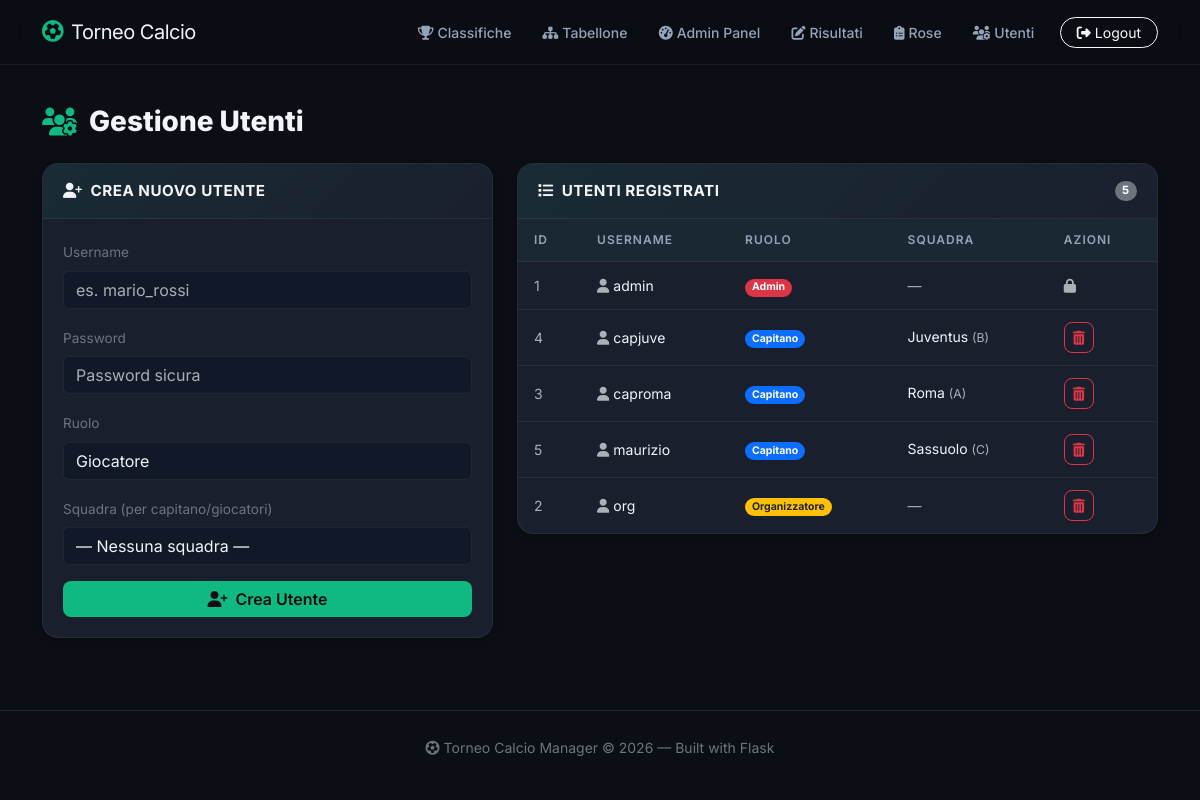
Page /admin/users (signed in) on the committed database.
### app/models.py (models this page shows, shortened)
class User(UserMixin, db.Model):
    __tablename__ = 'users'
    id = db.Column(db.Integer, primary_key=True)
    username = db.Column(db.String(80), unique=True, nullable=False, index=True)
    password_hash = db.Column(db.String(256), nullable=False)
    role = db.Column(db.String(20), nullable=False, default='giocatore')  # admin | organizzatore | capitano | giocatore
    team_id = db.Column(db.Integer, db.ForeignKey('teams.id'), nullable=True)
    team = db.relationship('Team', backref=db.backref('players', lazy='dynamic'))

class Team(db.Model):
    __tablename__ = 'teams'
    id = db.Column(db.Integer, primary_key=True)
    name = db.Column(db.String(100), unique=True, nullable=False)
    group = db.Column(db.String(1), nullable=False)  # A | B | C | D
    logo_url = db.Column(db.String(256), default='')
    roster = db.relationship('RosterPlayer', backref='team', lazy='dynamic', cascade='all, delete-orphan')

### app/blueprints/admin/routes.py (the view, shortened to what this page needs)
@admin_bp.route('/users', methods=['GET', 'POST'])
@role_required('admin')
def user_management():
    users = User.query.order_by(User.role, User.username).all()
    teams = Team.query.order_by(Team.group, Team.name).all()
    return render_template('admin/users.html', users=users, teams=teams)

### app/blueprints/auth/routes.py (called while the page is built)
def role_required(*roles):
    def decorator(f):
        @wraps(f)
        @login_required
        def wrapped(*args, **kwargs):
            if current_user.role not in roles:
                flash('Non hai i permessi per accedere a questa pagina.', 'danger')
                return redirect(url_for('main.index'))
            return f(*args, **kwargs)
        return wrapped
    return decorator

### app/models.py (called while the page is built)
@login_manager.user_loader
def load_user(user_id):
    return db.session.get(User, int(user_id))

### app/templates/admin/users.html (shortened to what this page needs)
{% extends 'base.html' %}
{% block content %}
<h2 class="section-title">
    <i class="fa-solid fa-users-gear"></i>Gestione Utenti
</h2>
<div class="row g-4">
    <div class="col-lg-5 fade-in-up">
        <div class="card-premium">
            <div class="card-header"><i class="fa-solid fa-user-plus me-2"></i>Crea Nuovo Utente</div>
            <div class="card-body">
                <form method="POST">
                    <div class="mb-3">
                        <label for="username" class="form-label fw-500 text-secondary"
                            style="font-size:0.85rem;">Username</label>
                        <input type="text" class="form-control" id="username" name="username" required
                            placeholder="es. mario_rossi"
                            style="background:var(--bg-secondary); border-color:var(--border-subtle); color:var(--text-primary);">
                    </div>
                    <div class="mb-3">
                        <label for="password" class="form-label fw-500 text-secondary"
                            style="font-size:0.85rem;">Password</label>
                        <input type="password" class="form-control" id="password" name="password" required
                            placeholder="Password sicura"
                            style="background:var(--bg-secondary); border-color:var(--border-subtle); color:var(--text-primary);">
                    </div>
                    <div class="mb-3">
                        <label for="role" class="form-label fw-500 text-secondary"
                            style="font-size:0.85rem;">Ruolo</label>
                        <select class="form-select" id="role" name="role"
                            onchange="document.getElementById('team-group').style.display = (this.value === 'giocatore' || this.value === 'capitano') ? 'block' : 'none';"
                            style="background:var(--bg-secondary); border-color:var(--border-subtle); color:var(--text-primary);">
                            <option value="giocatore">Giocatore</option>
                        </select>
                    </div>
                    <div class="mb-3" id="team-group">
                        <label for="team_id" class="form-label fw-500 text-secondary" style="font-size:0.85rem;">Squadra
                            (per capitano/giocatori)</label>
                        <select class="form-select" id="team_id" name="team_id"
                            style="background:var(--bg-secondary); border-color:var(--border-subtle); color:var(--text-primary);">
                            <option value="">— Nessuna squadra —</option>
                        </select>
                    </div>
                    <button type="submit" class="btn btn-accent w-100 rounded-3 fw-600">
                        <i class="fa-solid fa-user-plus me-2"></i>Crea Utente
                    </button>
                </form>
            </div>
        </div>
    </div>
    <div class="col-lg-7 fade-in-up">
        <div class="card-premium">
            <div class="card-header d-flex justify-content-between align-items-center">
                <span><i class="fa-solid fa-list me-2"></i>Utenti Registrati</span>
                <span class="badge bg-secondary rounded-pill">{{ users|length }}</span>
            </div>
            <div class="card-body p-0">
                <div class="table-responsive-premium">
                    <table class="table table-premium mb-0">
                        <thead>
                            <tr>
                                <th>ID</th>
                                <th>Username</th>
                                <th>Ruolo</th>
                                <th>Squadra</th>
                                <th>Azioni</th>
                            </tr>
                        </thead>
                        <tbody>
                            {% for user in users %}
                            <tr>
                                <td class="text-muted">{{ user.id }}</td>
                                <td class="fw-600">
                                    <i class="fa-solid fa-user me-1 text-muted"></i>{{ user.username }}
                                </td>
                                <td>
                                    {% if user.role == 'admin' %}
                                    <span class="badge bg-danger rounded-pill">Admin</span>
                                    {% elif user.role == 'organizzatore' %}
                                    <span class="badge bg-warning text-dark rounded-pill">Organizzatore</span>
                                    {% elif user.role == 'capitano' %}
                                    <span class="badge bg-primary rounded-pill">Capitano</span>
                                    {% else %}
                                    <span class="badge bg-info rounded-pill">Giocatore</span>
                                    {% endif %}
                                </td>
                                <td>
                                    {% if user.team %}
                                    {{ user.team.name }}
                                    <small class="text-muted">({{ user.team.group }})</small>
                                    {% else %}
                                    <span class="text-muted">—</span>
                                    {% endif %}
                                </td>
                                <td>
                                    {% if user.username != 'admin' %}
                                    <form method="POST" class="d-inline">
                                        <button type="submit" class="btn btn-sm btn-outline-danger rounded-3"
                                            onclick="return confirm('Eliminare l\'utente {{ user.username }}?')"
                                            title="Elimina">
                                            <i class="fa-solid fa-trash-can"></i>
                                        </button>
                                    </form>
                                    {% else %}
                                    <span class="text-muted" title="Non puoi eliminare l'admin"><i
                                            class="fa-solid fa-lock"></i></span>
                                    {% endif %}
                                </td>
                            </tr>
                            {% endfor %}
                        </tbody>
                    </table>
                </div>
            </div>
        </div>
    </div>
</div>
{% endblock %}

### app/static/style.css (style rules this page uses)
:root { --bg-primary: #0b0e14; --bg-secondary: #111827; --bg-card: #1a1f2e; --bg-card-hover: #232a3d; --border-subtle: rgba(255, 255, 255, 0.06); --accent: #10b981; --accent-glow: rgba(16, 185, 129, 0.25); --accent-hover: #34d399; --danger: #ef4444; --warning: #f59e0b; --info: #3b82f6; --text-primary: #f1f5f9; --text-secondary: #94a3b8; --text-muted: #64748b; --navbar-bg: rgba(11, 14, 20, 0.85); --radius: 1rem; --radius-sm: 0.625rem; --shadow: 0 4px 24px rgba(0, 0, 0, 0.35); --shadow-sm: 0 2px 12px rgba(0, 0, 0, 0.2); --shadow-accent: 0 4px 20px var(--accent-glow); }
body { font-family: 'Inter', sans-serif; background: var(--bg-primary); color: var(--text-primary); min-height: 100vh; }
.btn-accent { background: var(--accent); color: var(--bg-primary); font-weight: 600; border: none; transition: all 0.25s; }
.card-premium { background: var(--bg-card); border: 1px solid var(--border-subtle); border-radius: var(--radius); box-shadow: var(--shadow-sm); transition: transform 0.25s, box-shadow 0.25s; overflow: hidden; }
.card-premium .card-header { background: linear-gradient(135deg, rgba(16, 185, 129, 0.08), transparent); border-bottom: 1px solid var(--border-subtle); font-weight: 700; font-size: 0.95rem; letter-spacing: 0.5px; text-transform: uppercase; padding: 1rem 1.25rem; }
.card-premium .card-body { padding: 1.25rem; }
.table-premium { --bs-table-bg: transparent; --bs-table-color: var(--text-primary); font-size: 0.875rem; margin-bottom: 0; }
.table-premium thead th { background: rgba(16, 185, 129, 0.06); color: var(--text-secondary); font-weight: 600; font-size: 0.75rem; text-transform: uppercase; letter-spacing: 1px; border-bottom: 1px solid var(--border-subtle); padding: 0.75rem 1rem; white-space: nowrap; }
.table-premium tbody td { padding: 0.75rem 1rem; border-bottom: 1px solid var(--border-subtle); vertical-align: middle; }
.table-premium tbody tr { transition: background 0.15s; }
.table-premium tbody tr:last-child td { border-bottom: none; }
.section-title { font-weight: 800; font-size: 1.75rem; margin-bottom: 1.5rem; display: flex; align-items: center; gap: 0.75rem; }
.section-title i { color: var(--accent); }
.fade-in-up { animation: fadeInUp 0.5s ease both; }
.fade-in-up:nth-child(1) { animation-delay: 0.05s; }
.fade-in-up:nth-child(2) { animation-delay: 0.1s; }

### rows in the picture
User: id "1", username "admin", role "Admin"
User: id "4", username "capjuve", role "Capitano", team.name "Juventus", team.group "B"
User: id "3", username "caproma", role "Capitano", team.name "Roma", team.group "A"
User: id "5", username "maurizio", role "Capitano", team.name "Sassuolo", team.group "C"
User: id "2", username "org", role "Organizzatore"

### other values in the picture
{{ users|length }} "5"
